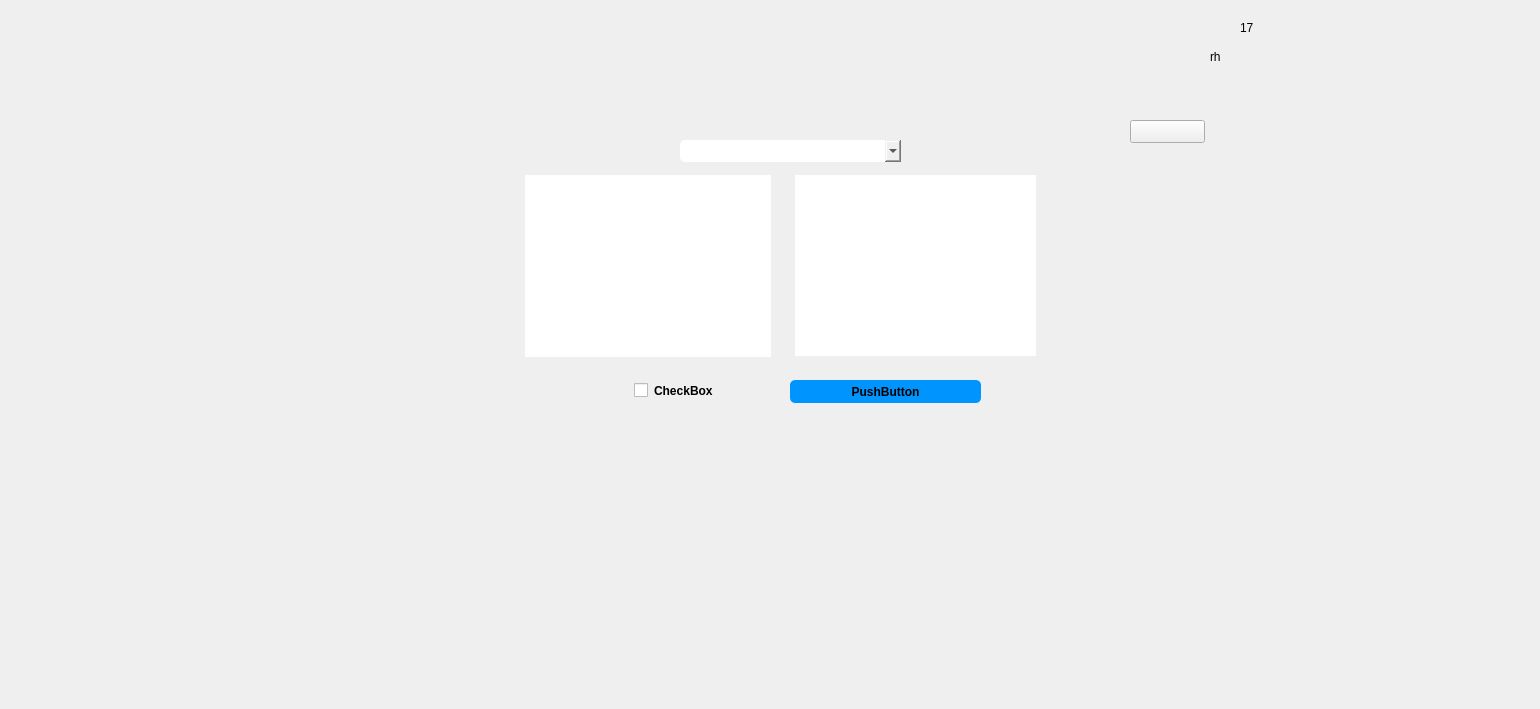
   <widget class="QWidget" name="page_18">
    <widget class="QLabel" name="label_183">
     <property name="geometry">
      <rect>
       <x>1240</x>
       <y>20</y>
       <width>21</width>
       <height>16</height>
      </rect>
     </property>
     <property name="text">
      <string>17</string>
     </property>
    </widget>
    <widget class="QCheckBox" name="checkBox_2">
     <property name="geometry">
      <rect>
       <x>629</x>
       <y>380</y>
       <width>151</width>
       <height>21</height>
      </rect>
     </property>
     <property name="styleSheet">
      <string notr="true">
padding: 5px;
border-radius: 5px;

font-weight: bold;
</string>
     </property>
     <property name="text">
      <string>CheckBox</string>
     </property>
    </widget>
    <widget class="QTextBrowser" name="textBrowser">
     <property name="geometry">
      <rect>
       <x>520</x>
       <y>170</y>
       <width>256</width>
       <height>192</height>
      </rect>
     </property>
     <property name="styleSheet">
      <string notr="true">
padding: 5px;
border-radius: 5px;

font-weight: bold;
</string>
     </property>
    </widget>
    <widget class="QPushButton" name="pushButton_36">
     <property name="geometry">
      <rect>
       <x>790</x>
       <y>380</y>
       <width>191</width>
       <height>23</height>
      </rect>
     </property>
     <property name="styleSheet">
      <string notr="true">QPushButton {
padding: 5px;
border-radius: 5px;
background-color:#0094ff;
font-weight: bold;
}
QPushButton:hover
{
color :white;
}</string>
     </property>
     <property name="text">
      <string>PushButton</string>
     </property>
    </widget>
    <widget class="QTextEdit" name="textEdit">
     <property name="geometry">
      <rect>
       <x>790</x>
       <y>170</y>
       <width>251</width>
       <height>191</height>
      </rect>
     </property>
     <property name="styleSheet">
      <string notr="true">
padding: 5px;
border-radius: 5px;

font-weight: bold;
</string>
     </property>
    </widget>
    <widget class="QComboBox" name="comboBox_r">
     <property name="geometry">
      <rect>
       <x>680</x>
       <y>140</y>
       <width>221</width>
       <height>22</height>
      </rect>
     </property>
     <property name="styleSheet">
      <string notr="true">
padding: 5px;
border-radius: 5px;

font-weight: bold;
</string>
     </property>
    </widget>
    <widget class="QLabel" name="label_188">
     <property name="geometry">
      <rect>
       <x>1210</x>
       <y>50</y>
       <width>47</width>
       <height>14</height>
      </rect>
     </property>
     <property name="text">
      <string>rh</string>
     </property>
    </widget>
    <widget class="QPushButton" name="pushButton_162">
     <property name="geometry">
      <rect>
       <x>1130</x>
       <y>120</y>
       <width>75</width>
       <height>23</height>
      </rect>
     </property>
     <property name="text">
      <string/>
     </property>
    </widget>
    <widget class="QLabel" name="label_293">
     <property name="geometry">
      <rect>
       <x>240</x>
       <y>-60</y>
       <width>1291</width>
       <height>700</height>
      </rect>
     </property>
     <property name="font">
      <font>
       <pointsize>11</pointsize>
       <weight>75</weight>
       <bold>true</bold>
      </font>
     </property>
     <property name="text">
      <string/>
     </property>
     <property name="pixmap">
      <pixmap>../../../../PROJET QT/qt/template.png</pixmap>
     </property>
    </widget>
   </widget>
